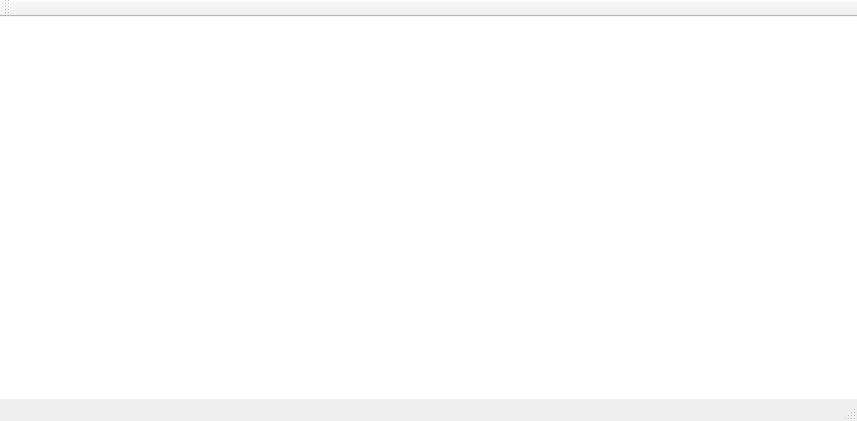
<?xml version="1.0" encoding="UTF-8"?>
<ui version="4.0">
 <class>CFileSearchDlg</class>
 <widget class="QMainWindow" name="CFileSearchDlg">
  <property name="geometry">
   <rect>
    <x>0</x>
    <y>0</y>
    <width>857</width>
    <height>421</height>
   </rect>
  </property>
  <property name="windowTitle">
   <string>File Search</string>
  </property>
  <property name="styleSheet">
   <string notr="true"/>
  </property>
  <property name="unifiedTitleAndToolBarOnMac">
   <bool>true</bool>
  </property>
  <widget class="QWidget" name="centralwidget">
   <layout class="QVBoxLayout" name="verticalLayout_2">
    <property name="margin">
     <number>0</number>
    </property>
    <item>
     <widget class="QTreeView" name="itemList">
      <property name="frameShape">
       <enum>QFrame::NoFrame</enum>
      </property>
      <property name="editTriggers">
       <set>QAbstractItemView::NoEditTriggers</set>
      </property>
      <property name="alternatingRowColors">
       <bool>true</bool>
      </property>
      <property name="selectionMode">
       <enum>QAbstractItemView::ExtendedSelection</enum>
      </property>
      <property name="rootIsDecorated">
       <bool>true</bool>
      </property>
      <property name="itemsExpandable">
       <bool>false</bool>
      </property>
      <property name="sortingEnabled">
       <bool>true</bool>
      </property>
      <property name="animated">
       <bool>true</bool>
      </property>
     </widget>
    </item>
   </layout>
  </widget>
  <widget class="QStatusBar" name="statusbar"/>
  <widget class="QToolBar" name="toolBar">
   <property name="windowTitle">
    <string>toolBar</string>
   </property>
   <attribute name="toolBarArea">
    <enum>TopToolBarArea</enum>
   </attribute>
   <attribute name="toolBarBreak">
    <bool>false</bool>
   </attribute>
  </widget>
 </widget>
 <resources/>
 <connections/>
</ui>
